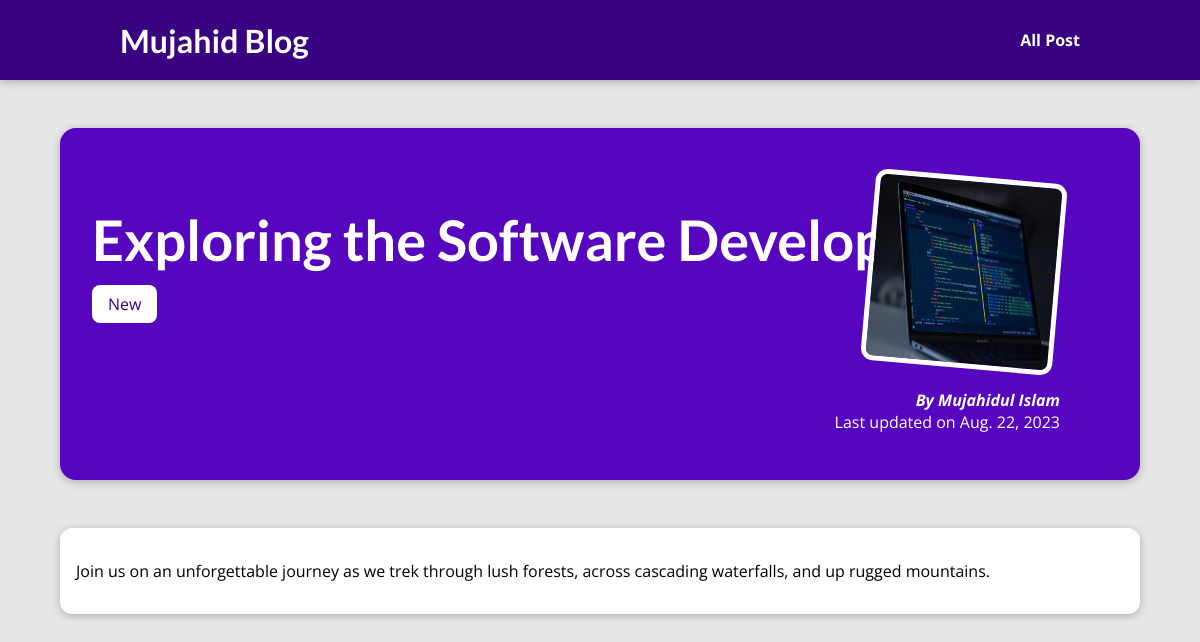
Screenshot of /posts/exploring-the-software-development with the database file from the repository.
### blog/models.py (models this page shows, shortened)
class Post(models.Model):
  title = models.CharField(max_length=150)
  excerpt = models.CharField(max_length=200)
  image_name = models.CharField(max_length=100)
  date = models.DateField(auto_now=True)
  slug = models.SlugField(
    unique=True,
    null=False,
    db_index=True,
    blank=True
  )
  content = models.TextField(
    validators=[MinLengthValidator(10)]
  )
  author = models.ForeignKey(
    Author,
    on_delete=models.SET_NULL,
    null= True,
    related_name='posts'
  )
  post_tags = models.ManyToManyField(
    Tag,
    null= True,
    related_name='posts'
  )

class Tag(models.Model):
  caption = models.CharField(max_length=100)

class Author(models.Model):
  first_name = models.CharField(max_length=100)
  last_name = models.CharField(max_length=100)
  email_address = models.EmailField()
  def full_name(self):
    return f"{self.first_name} {self.last_name}"
  def __str__(self):
    return self.full_name()

### blog/views.py (the view)
# urls.py: path('posts/<slug:slug>', views.individual_post, name='individual-post') #/posts/<slug>
def individual_post(request, slug):
  individual_post = Post.objects.get(slug=slug)
  return render(request, 'post-detail.html', {
    'post': individual_post,
    'post_tags': individual_post.post_tags.all()
	})

### blog/templates/blog/post-detail.html (shortened to what this page needs)
{% extends 'base.html' %}
{% load static %}
{% block css_files %}
  <link rel="stylesheet" href= "{% static 'post-detail.css' %}" >
{% endblock %}
{% block content %}
  <section id="summary">
    <h2>{{ post.title }}</h2>
    <div>
      {% for tag in post_tags %}
        <span class="tag">{{ tag.caption }}</span>
      {% endfor %}
    </div>
    <article>
      <img src="{% static post.image_name %}" alt="{{ post.title }}" />
      <address>By <a href="mailto:{{ post.author.email_address }}" >{{ post.author }}</a> </address>
      <div>
        Last updated on {{ post.date }}
      </div>
    </article>
  </section>
  <main>
    <p>
      {{ post.content }}
    </p>
  </main>
{% endblock %}

### static/app.css (style rules this page uses)
* { box-sizing: border-box; }
html { font-family: 'Open Sans', 'Lato', sans-serif; }
body { margin: 0; }
h1, h2, h3 { font-family: 'Lato', sans-serif; font-weight: bold; }

### blog/static/blog/post-detail.css (style rules this page uses)
body { background-color: #e7e7e7; }
#summary { margin: 8rem auto 3rem auto; padding: 2rem; width: 90%; max-width: 90rem; border-radius: 16px; background-color: #5706c0; position: relative; box-shadow: 0 2px 8px rgba(0, 0, 0, 0.25); height: 22rem; }
#summary h2 { color: white; font-size: 3.5rem; margin-bottom: 1.25rem; }
#summary article { position: absolute; top: 2rem; right: 3rem; padding: 1rem 2rem; border-radius: 12px; text-align: right; color: white; }
#summary article img { width: 12rem; height: 12rem; border-radius: 12px; transform: rotateZ(5deg); border: 5px solid white; margin-bottom: 1rem; }
#summary address { font-weight: bold; }
#summary a { color: white; text-decoration: none; }
main { width: 90%; max-width: 90rem; margin: 3rem auto; background-color: white; padding: 1rem; border-radius: 12px; box-shadow: 0 2px 8px rgba(0, 0, 0, 0.25); }
.tag { background-color: white; color: #390281; padding: 0.5rem 1rem; border-radius: 8px; }

### rows the page displays
Post: title "Exploring the Software Development", image_name (picture), author "Mujahidul Islam", date "Aug. 22, 2023", content "Join us on an unforgettable journey as we trek through lush forests, across cascading waterfalls, and up rugged mountains."
Tag: caption "New"
